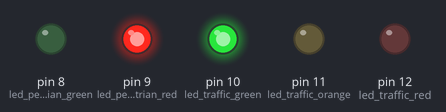
Bench run of a sketch on a simulated Arduino Uno, built with avr-gcc and run on an emulated ATmega328P. On the bench: output pins drawn as LEDs (lit = HIGH).

Above: at 1.5 s.
At 3.5 s:
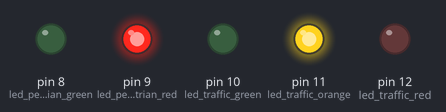
At 6.5 s:
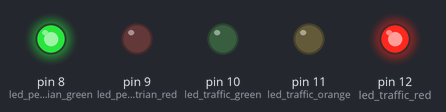
Timing chart, 0 to 11.7 s (numbered marks = the images above):
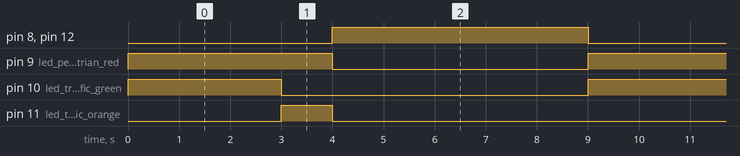

The sketch:

Peer_review_1.ino
```cpp
/*
Lab 2 : traffic light with pedestrian light

Switch on and off three LEDs to build a traffic light as follow:
- green LED for 3 seconds
- orange LED for 1 second
- red LED for 3 seconds

*/

// our three pin numbers to which LEDs are attached to
int led_traffic_green = 10;
int led_traffic_orange = 11;
int led_traffic_red = 12;
int led_pedestrian_red = 9;
int led_pedestrian_green = 8;
int button_pedestrian = 2;

// the setup function runs once when you press reset or power the board
void setup()
{
// initialize leds as outputs:
pinMode(led_traffic_red, OUTPUT);
pinMode(led_traffic_orange, OUTPUT);
pinMode(led_traffic_green, OUTPUT);
pinMode(led_pedestrian_red, OUTPUT);
pinMode(led_pedestrian_green, OUTPUT);
// initialize button as input:
pinMode(button_pedestrian, INPUT);
}

// the loop function runs over and over again forever
void loop()
{
// pedestrian led is always red at beginning
digitalWrite(led_pedestrian_red, HIGH); // turn the LED on (HIGH is the voltage level)

digitalWrite(led_traffic_green, HIGH); // turn the LED on (HIGH is the voltage level)
delay(3000); // wait for 3 seconds
digitalWrite(led_traffic_green, LOW); // turn the LED off by making the voltage LOW

//if button is pressed (high) the traffic lights change behavior
if (button_pedestrian = HIGH)
{
digitalWrite(led_traffic_orange, HIGH); // turn the LED on (HIGH is the voltage level)
delay(1000); // wait for 1 second
digitalWrite(led_traffic_orange, LOW); // turn the LED off by making the voltage LOW

digitalWrite(led_traffic_red, HIGH); // turn the LED on (HIGH is the voltage level)
digitalWrite(led_pedestrian_red, LOW); // turn the pedestrian red led off
digitalWrite(led_pedestrian_green, HIGH); // turn the pedestrian green led on
delay(5000); // wait for 5 seconds
digitalWrite(led_traffic_red, LOW); // turn the LED off by making the voltage LOW
digitalWrite(led_pedestrian_red, HIGH); // turn the pedestrian red led on
digitalWrite(led_pedestrian_green, LOW); // turn the pedestrian green led off
}
else // button not pressed
{
digitalWrite(led_traffic_orange, HIGH); // turn the LED on (HIGH is the voltage level)
delay(1000); // wait for 1 second
digitalWrite(led_traffic_orange, LOW); // turn the LED off by making the voltage LOW

digitalWrite(led_traffic_red, HIGH); // turn the LED on (HIGH is the voltage level)
delay(3000); // wait for 3 seconds
digitalWrite(led_traffic_red, LOW); // turn the LED off by making the voltage LOW
}

} // end of program
```

Measured:
- by itself, pin 8 (led_pedestrian_green), pin 12 (led_traffic_red): alternates HIGH for 5.0 s and LOW for 4.0 s
- by itself, pin 9 (led_pedestrian_red): alternates HIGH for 4.0 s and LOW for 5.0 s
- by itself, pin 10 (led_traffic_green): alternates HIGH for 3.0 s and LOW for 6.0 s
- by itself, pin 11 (led_traffic_orange): alternates HIGH for 1.0 s and LOW for 8.0 s
